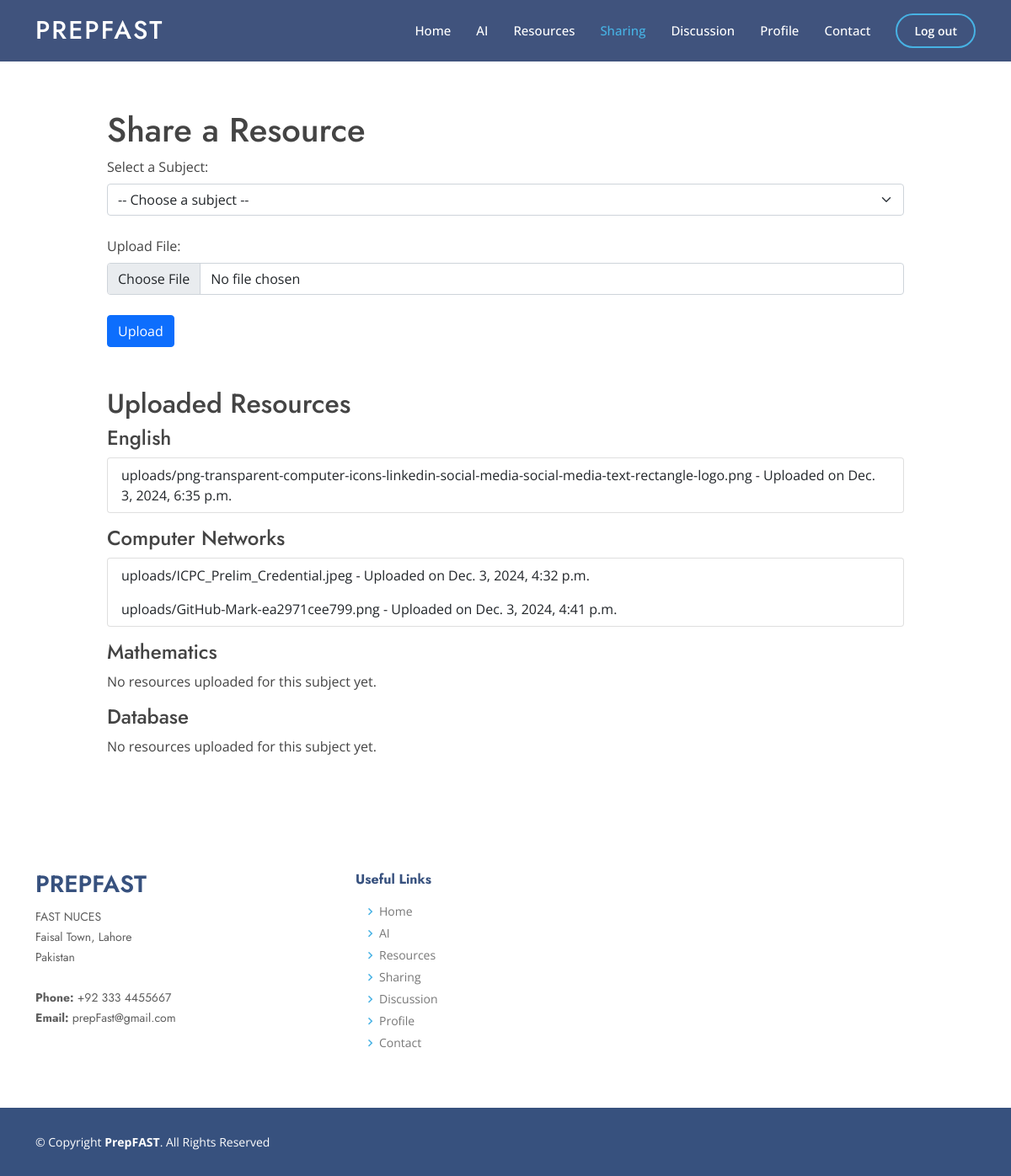
Screenshot of /study/sharing/ (signed in) with the database file from the repository.
### study/models.py (models this page shows, shortened)
class Subject(models.Model):
    name=models.CharField(max_length=20)

class ResourceUpload(models.Model):
    user = models.ForeignKey(User, on_delete=models.CASCADE)
    subject = models.ForeignKey(Subject, on_delete=models.CASCADE)
    file = models.FileField(upload_to='uploads/')  # Default upload path
    uploaded_at = models.DateTimeField(auto_now_add=True)

### study/views.py (the view, shortened to what this page needs)
# urls.py: path('sharing/', views.resourceSharing, name='sharing'),
@login_required
def resourceSharing(request):
    subjects = Subject.objects.all()  # Retrieve all subjects from the database
    resources_by_subject = {}
    for subject in subjects:
        resources_by_subject[subject] = ResourceUpload.objects.filter(subject=subject)
    return render(request, 'resourceSharing.html', {
        'subjects': subjects,
        'resources_by_subject': resources_by_subject,
    })

### study/templates/resourceSharing.html (shortened to what this page needs)
{% extends "master.html" %}
{% block content %}
<main id="main" class="col-lg-10 mx-auto">
    <section class="d-flex align-items-center">
        <div class="container">
            <h1>Share a Resource</h1>
            <form method="POST" enctype="multipart/form-data">
                <div class="mb-4">
                    <label for="subject" class="form-label">Select a Subject:</label>
                    <select name="subject" id="subject" class="form-select" required>
                        <option value="">-- Choose a subject --</option>
                    </select>
                </div>
                <div class="mb-4">
                    <label for="file" class="form-label">Upload File:</label>
                    <input type="file" name="file" id="file" class="form-control" required>
                </div>
                <button type="submit" class="btn btn-primary">Upload</button>
            </form>
            <h2 class="mt-5">Uploaded Resources</h2>
            {% for subject, resources in resources_by_subject.items %}
                <h4>{{ subject.name }}</h4>
                {% if resources.exists %}
                    <ul class="list-group mb-3">
                        {% for resource in resources %}
                            <li class="list-group-item">
                                {{ resource.file.name }} - Uploaded on {{ resource.uploaded_at }}
                            </li>
                        {% endfor %}
                    </ul>
                {% else %}
                    <p>No resources uploaded for this subject yet.</p>
                {% endif %}
            {% endfor %}
        </div>
    </section>
</main>
{% endblock %}

### templates/master.html (shortened to what this page needs)
{% load static %}
<!DOCTYPE html>
<html lang="en">
<head>
    <link rel="stylesheet" href="https://cdn.jsdelivr.net/npm/bootstrap@4.3.1/dist/css/bootstrap.min.css">
    <link href="{% static 'vendor/aos/aos.css' %}" rel="stylesheet">
    <link href="{% static 'vendor/bootstrap/css/bootstrap.min.css' %}" rel="stylesheet">
    <link href="{% static 'vendor/bootstrap-icons/bootstrap-icons.css' %}" rel="stylesheet">
    <link href="{% static 'vendor/boxicons/css/boxicons.min.css' %}" rel="stylesheet">
    <link href="{% static 'vendor/glightbox/css/glightbox.min.css' %}" rel="stylesheet">
    <link href="{% static 'vendor/remixicon/remixicon.css' %}" rel="stylesheet">
    <link href="{% static 'vendor/swiper/swiper-bundle.min.css' %}" rel="stylesheet">
    <link href="{% static 'css/style.css' %}" rel="stylesheet">
</head>
<body>
    {% include "nav.html" %}
    {% block content %}{% endblock%}
    {% include "footer.html" %}
</body>
</html>

### templates/nav.html
  <header id="header" class="fixed-top " style="background-color: rgba(61, 80, 123, 0.98);">
    <div class="container d-flex align-items-center" >
      <h1 class="logo me-auto"><a href="index.html">PrepFAST</a></h1>
      <nav id="navbar" class="navbar">
        <ul>
          <li><a class="nav-link {% if request.resolver_match.url_name == 'home' %}active{% endif %}" href="{% url 'home' %}">Home</a></li>
          <li><a class="nav-link {% if request.resolver_match.url_name == 'ai' %}active{% endif %}" href="{% url 'ai' %}">AI</a></li>
          <li><a class="nav-link {% if request.resolver_match.url_name == 'resources' %}active{% endif %}" href="{% url 'resources' %}">Resources</a></li>
          <li><a class="nav-link {% if request.resolver_match.url_name == 'sharing' %}active{% endif %}" href="{% url 'sharing' %}">Sharing</a></li>
          <li><a class="nav-link {% if request.resolver_match.url_name == 'forum' %}active{% endif %}" href="{% url 'forum' %}">Discussion</a></li>
          <li><a class="nav-link {% if request.resolver_match.url_name == 'profile' %}active{% endif %}" href="{% url 'profile' %}">Profile</a></li>
          <li><a class="nav-link {% if request.resolver_match.url_name == 'contact' %}active{% endif %}" href="{% url 'contact' %}">Contact</a></li>
          {% if user.is_authenticated %}
          <li><a class="getstarted" href="{% url 'logout' %}">Log out</a></li>
          {% else %}
          <li><a class="getstarted" href="{% url 'login' %}">Login</a></li>
          {% endif %}
        </ul>
      </nav>
    </div>
  </header>

### templates/footer.html
<footer id="footer">
    <div class="footer-top">
      <div class="container">
        <div class="row">
          <div class="col-lg-4 col-md-6 footer-contact">
            <h3>PrepFAST</h3>
            <p>
              FAST NUCES <br>
              Faisal Town, Lahore<br>
              Pakistan <br><br>
              <strong>Phone:</strong> +92 333 4455667<br>
              <strong>Email:</strong> prepFast@gmail.com<br>
            </p>
          </div>
          <div class="col-lg-4 col-md-6 footer-links">
            <h4>Useful Links</h4>
            <ul>
              <li class="m-2 p-0"><i class="bx bx-chevron-right"></i> <a href="{% url 'home' %}">Home</a></li>
              <li class="m-2 p-0"><i class="bx bx-chevron-right"></i> <a href="{% url 'ai' %}">AI</a></li>
              <li class="m-2 p-0"><i class="bx bx-chevron-right"></i> <a href="{% url 'resources' %}">Resources</a></li>
              <li class="m-2 p-0"><i class="bx bx-chevron-right"></i> <a href="{% url 'sharing' %}">Sharing</a></li>
              <li class="m-2 p-0"><i class="bx bx-chevron-right"></i> <a href="{% url 'forum' %}">Discussion</a></li>
              <li class="m-2 p-0"><i class="bx bx-chevron-right"></i> <a href="{% url 'profile' %}">Profile</a></li>
              <li class="m-2 p-0"><i class="bx bx-chevron-right"></i> <a href="{% url 'contact' %}">Contact</a></li>
            </ul>
          </div>
        </div>
      </div>
    </div>
    <div class="container footer-bottom clearfix">
      <div class="copyright">
        &copy; Copyright <strong><span>PrepFAST</span></strong>. All Rights Reserved
      </div>
    </div>
  </footer>

### static/css/style.css (style rules this page uses)
body { font-family: "Open Sans", sans-serif; color: #444444; }
a { color: #47b2e4; text-decoration: none; }
h1, h2, h3, h4, h5, h6 { font-family: "Jost", sans-serif; }
#header { transition: all 0.5s; z-index: 997; padding: 15px 0; }
#header .logo { font-size: 30px; margin: 0; padding: 0; line-height: 1; font-weight: 500; letter-spacing: 2px; text-transform: uppercase; }
#header .logo a { color: #fff; }
.navbar { padding: 0; }
.navbar ul { margin: 0; padding: 0; display: flex; list-style: none; align-items: center; }
.navbar li { position: relative; }
.navbar a, .navbar a:focus { display: flex; align-items: center; justify-content: space-between; padding: 10px 0 10px 30px; font-size: 15px; font-weight: 500; color: #fff; white-space: nowrap; transition: 0.3s; }
.navbar a:hover, .navbar .active, .navbar .active:focus, .navbar li:hover > a { color: #47b2e4; }
.navbar .getstarted { padding: 8px 20px; margin-left: 30px; border-radius: 50px; color: #fff; font-size: 14px; border: 2px solid #47b2e4; font-weight: 600; }
section { padding: 60px 0; overflow: hidden; }
#footer { font-size: 14px; background: #37517e; }
#footer .footer-top { padding: 60px 0 30px 0; background: #fff; }
#footer .footer-top .footer-contact { margin-bottom: 30px; }
#footer .footer-top .footer-contact h3 { font-size: 28px; margin: 0 0 10px 0; padding: 2px 0 2px 0; line-height: 1; text-transform: uppercase; font-weight: 600; color: #37517e; }
#footer .footer-top .footer-contact p { font-size: 14px; line-height: 24px; margin-bottom: 0; font-family: "Jost", sans-serif; color: #5e5e5e; }
#footer .footer-top h4 { font-size: 16px; font-weight: bold; color: #37517e; position: relative; padding-bottom: 12px; }
#footer .footer-top .footer-links { margin-bottom: 30px; }
#footer .footer-top .footer-links ul { list-style: none; padding: 0; margin: 0; }
#footer .footer-top .footer-links ul i { padding-right: 2px; color: #47b2e4; font-size: 18px; line-height: 1; }
#footer .footer-top .footer-links ul li { padding: 10px 0; display: flex; align-items: center; }
#footer .footer-top .footer-links ul li:first-child { padding-top: 0; }
#footer .footer-top .footer-links ul a { color: #777777; transition: 0.3s; display: inline-block; line-height: 1; }
#footer .footer-bottom { padding-top: 30px; padding-bottom: 30px; color: #fff; }
#footer .copyright { float: left; }

### rows the page displays
Subject: name "English"
ResourceUpload: file.name "uploads/png-transparent-computer-icons-linkedin-social-media-social-media-text-rectangle-logo.png", uploaded_at "Dec. 3, 2024, 6:35 p.m."
Subject: name "Computer Networks"
ResourceUpload: file.name "uploads/ICPC_Prelim_Credential.jpeg", uploaded_at "Dec. 3, 2024, 4:32 p.m."
ResourceUpload: file.name "uploads/GitHub-Mark-ea2971cee799.png", uploaded_at "Dec. 3, 2024, 4:41 p.m."
Subject: name "Mathematics", shows "No resources uploaded for this subject yet."
Subject: name "Database", shows "No resources uploaded for this subject yet."
